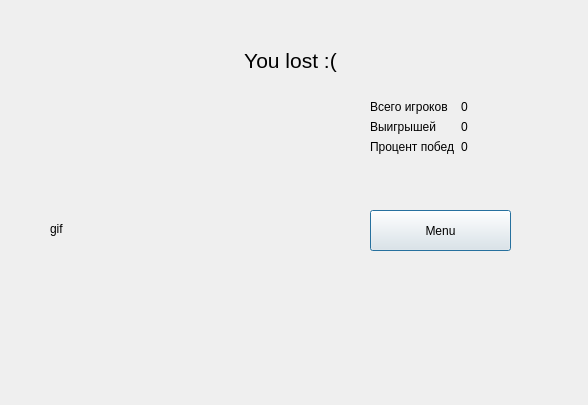
<?xml version="1.0" encoding="UTF-8"?>
<ui version="4.0">
 <class>Dialog</class>
 <widget class="QDialog" name="Dialog">
  <property name="geometry">
   <rect>
    <x>0</x>
    <y>0</y>
    <width>588</width>
    <height>405</height>
   </rect>
  </property>
  <property name="windowTitle">
   <string>Dialog</string>
  </property>
  <widget class="QLabel" name="textLabel">
   <property name="geometry">
    <rect>
     <x>110</x>
     <y>40</y>
     <width>361</width>
     <height>41</height>
    </rect>
   </property>
   <property name="font">
    <font>
     <pointsize>16</pointsize>
    </font>
   </property>
   <property name="text">
    <string>You lost :(</string>
   </property>
   <property name="alignment">
    <set>Qt::AlignCenter</set>
   </property>
  </widget>
  <widget class="QLabel" name="gifLabel">
   <property name="geometry">
    <rect>
     <x>50</x>
     <y>100</y>
     <width>306</width>
     <height>258</height>
    </rect>
   </property>
   <property name="text">
    <string>gif</string>
   </property>
  </widget>
  <widget class="QWidget" name="formLayoutWidget">
   <property name="geometry">
    <rect>
     <x>370</x>
     <y>100</y>
     <width>141</width>
     <height>80</height>
    </rect>
   </property>
   <layout class="QFormLayout" name="formLayout">
    <item row="0" column="0">
     <widget class="QLabel" name="playersLabel">
      <property name="text">
       <string>Всего игроков</string>
      </property>
     </widget>
    </item>
    <item row="0" column="1">
     <widget class="QLabel" name="players">
      <property name="text">
       <string>0</string>
      </property>
     </widget>
    </item>
    <item row="1" column="0">
     <widget class="QLabel" name="wonLabel">
      <property name="text">
       <string>Выигрышей</string>
      </property>
     </widget>
    </item>
    <item row="2" column="1">
     <widget class="QLabel" name="persent">
      <property name="text">
       <string>0</string>
      </property>
     </widget>
    </item>
    <item row="2" column="0">
     <widget class="QLabel" name="percentLabel">
      <property name="text">
       <string>Процент побед</string>
      </property>
     </widget>
    </item>
    <item row="1" column="1">
     <widget class="QLabel" name="won">
      <property name="text">
       <string>0</string>
      </property>
     </widget>
    </item>
   </layout>
  </widget>
  <widget class="QPushButton" name="menuButton">
   <property name="geometry">
    <rect>
     <x>370</x>
     <y>210</y>
     <width>141</width>
     <height>41</height>
    </rect>
   </property>
   <property name="text">
    <string>Menu</string>
   </property>
  </widget>
 </widget>
 <resources/>
 <connections/>
</ui>
